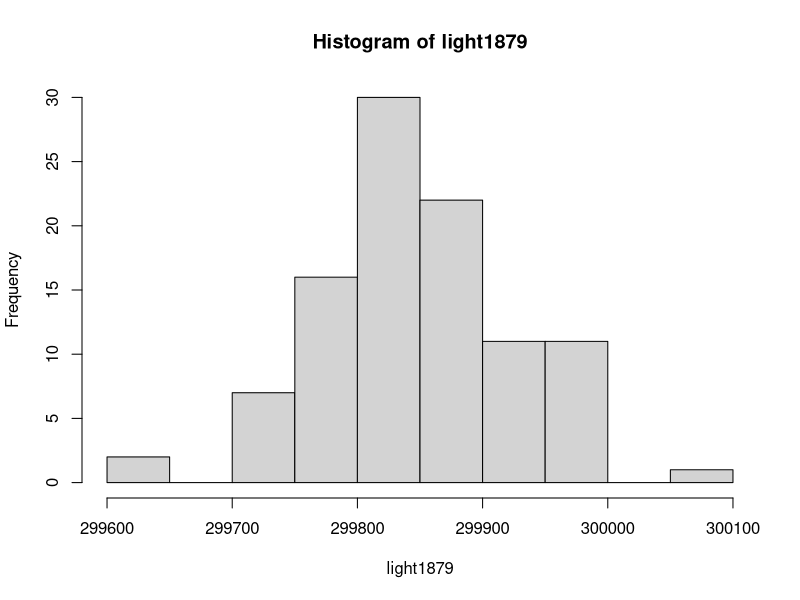
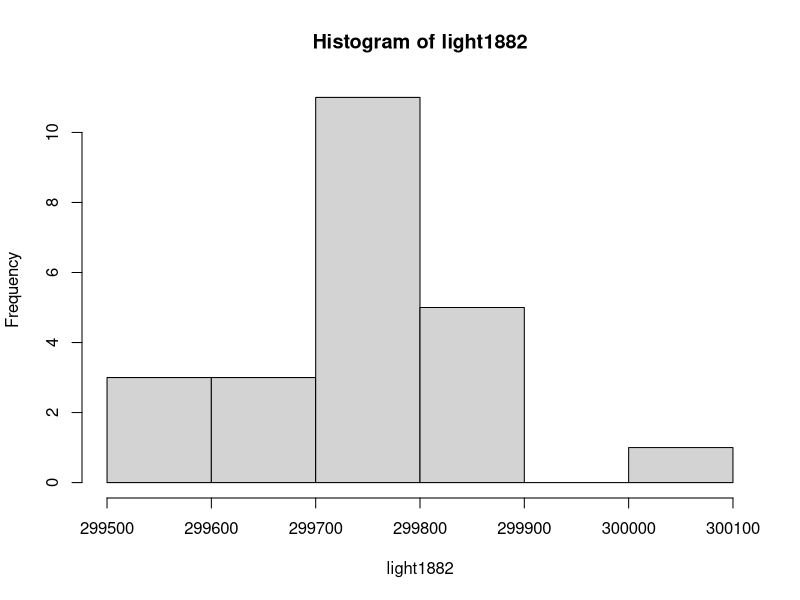
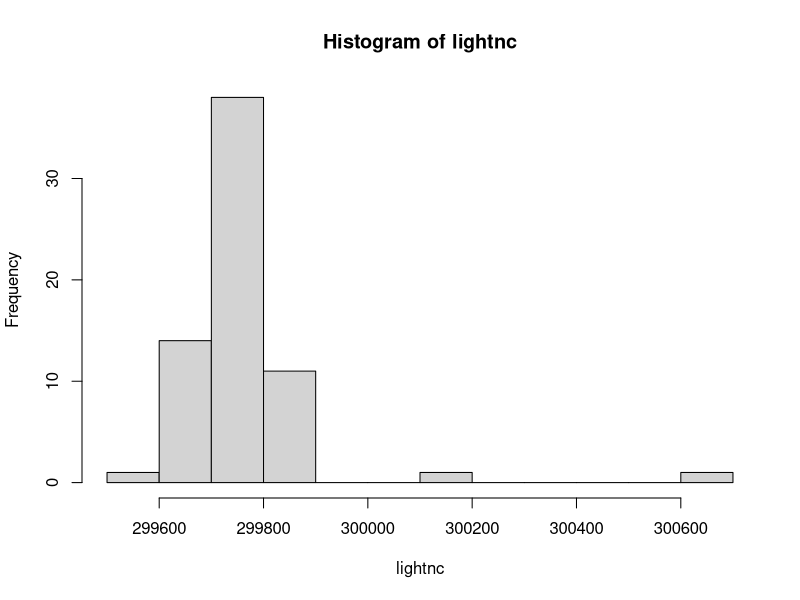
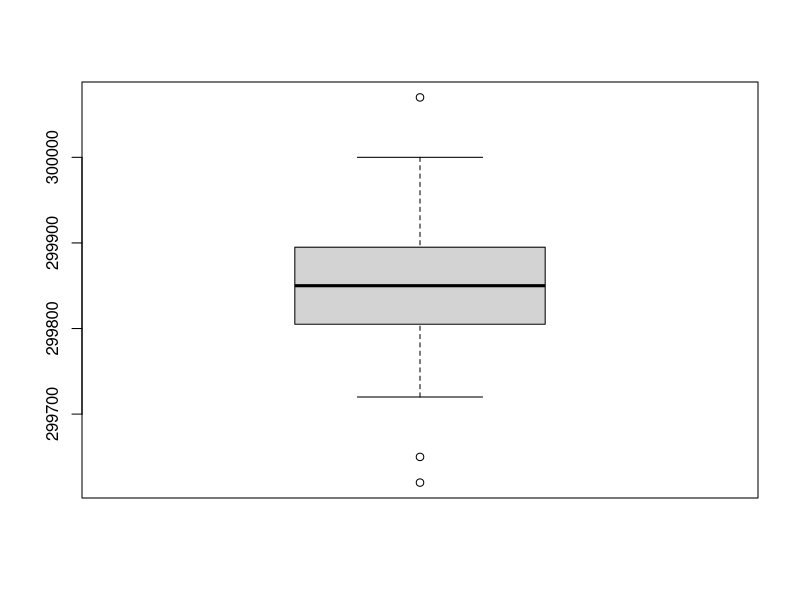
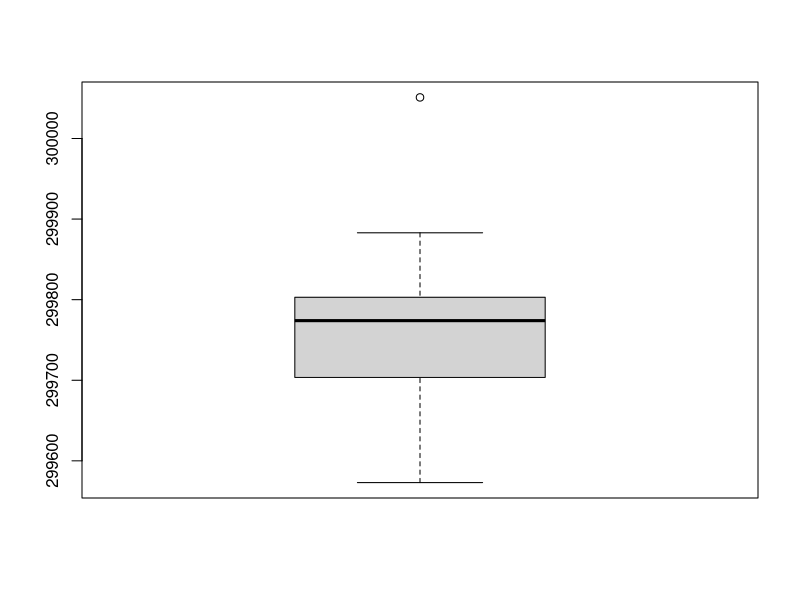
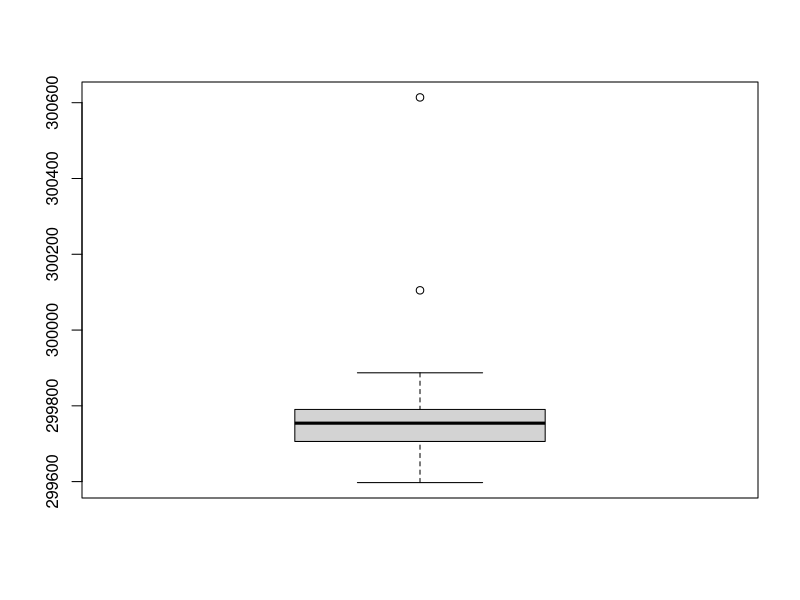

Generate these figures, in order, with R:
light1879 = scan("light1879.txt")
light1882 = scan("light1882.txt")
lightnc = scan("light.txt")

# convert to the proper km/s value
for (i in 1:length(light1879)) {
  light1879[i] = light1879[i] + 299000
}

for (i in 1:length(light1882)) {
  light1882[i] = light1882[i] + 299000
}

for (i in 1:length(lightnc)) {
  lightnc[i] = 7442000 / (lightnc[i] / 1000 + 24.8)
}

# 1.
hist(light1879)
hist(light1882)
hist(lightnc)

boxplot(light1879)
boxplot(light1882)
boxplot(lightnc)

# first two look like normal distribution, the third on looks more like lognormal, I don't know what else to say?

# 2.

# confidence interval of light1879
# result: 299836.9 299867.9
error1 = qnorm(0.975) * sd(light1879) / sqrt(length(light1879))
T1 = mean(light1879)
c(T1 - error1, T1 + error1)

# confidence interval of light1882
# result: 299712.4 299800.0
error2 = qnorm(0.975) * sd(light1882) / sqrt(length(light1882))
T2 = mean(light1882)
c(T2 - error2, T2 + error2)

# confidence interval of lightnc
# result: 299732.5 299789.3 
B = 1000
Tstar = numeric(B)
for (i in 1:B) {
  Xstar = sample(lightnc, replace = TRUE)
  Tstar[i] = mean(Xstar)
}
Tstar25 = quantile(Tstar, 0.025)
Tstar975 = quantile(Tstar, 0.975)

T3 = mean(lightnc)
c(2 * T3 - Tstar975, 2 * T3 - Tstar25)

# 3.
# no idea what to say about them, they are pretty close to the speed of light *shrug*

# 4.
speed_of_light = 299792.458
# outside of confidence interval of light1879 and lightnc but inside of confidence interval of light1882
